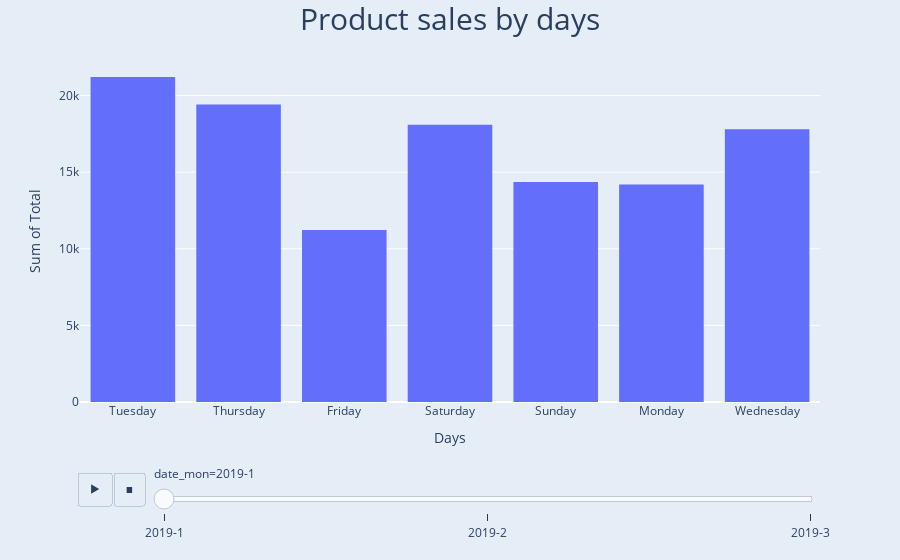

The code cell stored with this chart in its notebook:
### Markdown cell above
### **g. Product Sales by Days**

### Code cell
fig = px.histogram(df_store, y='Total', x='day', animation_frame='date_mon')

fig.update_xaxes(title_text="Days")
fig.update_yaxes(title_text="Sum of Total")

fig.update_layout(template='plotly', height=550)

fig.update(
    layout_title_text="Product sales by days",
    layout_title_font_size=30,
    layout_title_x=0.5,
    layout_paper_bgcolor='rgb(229, 237, 247)',
    layout_plot_bgcolor='rgb(229, 237, 247)',
)

fig.show()

### Figure 1 — Plotly figure (JSON) as saved in the notebook; plotly's stock layout.template omitted (floating-point values rounded to 4 significant figures; data arrays with more than 128 entries replaced by an {"elided": "..."} marker saying what was removed)
{"data": [{"alignmentgroup": "True", "bingroup": "x", "histfunc": "sum", "hovertemplate": "date_mon=2019-1<br>day=%{x}<br>sum of Total=%{y}<extra></extra>", "legendgroup": "", "marker": {"color": "#636efa", "pattern": {"shape": ""}}, "name": "", "offsetgroup": "", "orientation": "v", "showlegend": false, "type": "histogram", "x": {"elided": "352 str values"}, "xaxis": "x", "y": {"elided": "352 float values"}, "yaxis": "y"}], "layout": {"autosize": true, "barmode": "relative", "legend": {"tracegroupgap": 0}, "margin": {"t": 60}, "paper_bgcolor": "rgb(229, 237, 247)", "plot_bgcolor": "rgb(229, 237, 247)", "sliders": [{"active": 0, "currentvalue": {"prefix": "date_mon="}, "len": 0.9, "pad": {"b": 10, "t": 60}, "steps": [{"args": [["2019-1"], {"frame": {"duration": 0, "redraw": true}, "fromcurrent": true, "mode": "immediate", "transition": {"duration": 0, "easing": "linear"}}], "label": "2019-1", "method": "animate"}, {"args": [["2019-2"], {"frame": {"duration": 0, "redraw": true}, "fromcurrent": true, "mode": "immediate", "transition": {"duration": 0, "easing": "linear"}}], "label": "2019-2", "method": "animate"}, {"args": [["2019-3"], {"frame": {"duration": 0, "redraw": true}, "fromcurrent": true, "mode": "immediate", "transition": {"duration": 0, "easing": "linear"}}], "label": "2019-3", "method": "animate"}], "x": 0.1, "xanchor": "left", "y": 0, "yanchor": "top"}], "title": {"font": {"size": 30}, "text": "Product sales by days", "x": 0.5}, "updatemenus": [{"active": 1, "buttons": [{"args": [null, {"frame": {"duration": 500, "redraw": true}, "fromcurrent": true, "mode": "immediate", "transition": {"duration": 500, "easing": "linear"}}], "label": "&#9654;", "method": "animate"}, {"args": [[null], {"frame": {"duration": 0, "redraw": true}, "fromcurrent": true, "mode": "immediate", "transition": {"duration": 0, "easing": "linear"}}], "label": "&#9724;", "method": "animate"}], "direction": "left", "pad": {"r": 10, "t": 70}, "showactive": false, "type": "buttons", "x": 0.1, "xanchor": "right", "y": 0, "yanchor": "top"}], "xaxis": {"anchor": "y", "autorange": true, "domain": [0, 1], "range": [-0.5, 6.5], "title": {"text": "Days"}, "type": "category"}, "yaxis": {"anchor": "x", "autorange": true, "domain": [0, 1], "range": [0, 22320.0], "title": {"text": "Sum of Total"}, "type": "linear"}}}
